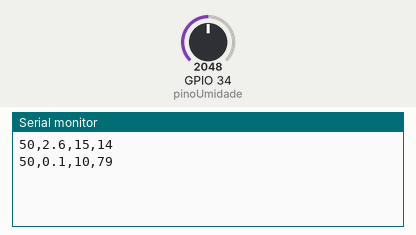
Simulated run of this sketch. Board: ESP32. On the bench: the last lines printed to the serial monitor. Inputs (shaded band) come from the test bench; at power-on: GPIO 34 (pinoUmidade) = 2048. Random numbers use the default seed unless the sketch sets one.

Above: at 3.8 s.
3.9 s: GPIO 34 (pinoUmidade) set to 2866
At 7.2 s:
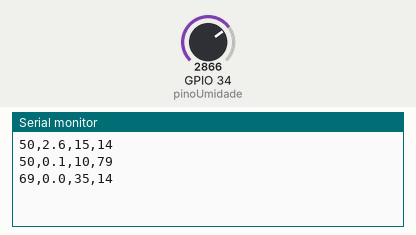
7.8 s: GPIO 34 (pinoUmidade) set to 3603
At 9.4 s:
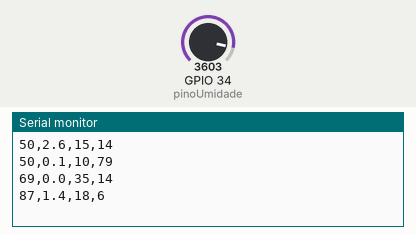
Timing chart, 0 to 10.9 s (numbered marks = the images above; inputs shaded):
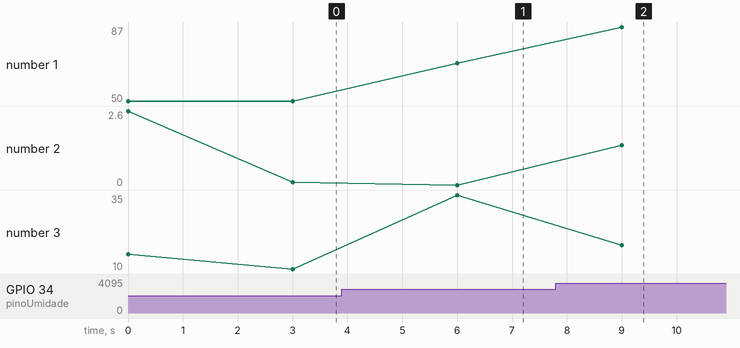

The sketch:

sketch.ino
```cpp
// Lê um sensor de umidade (simulado) e envia dados via Serial para o Python

const int pinoUmidade = 34; // Pino analógico (A2 no Wokwi ESP32)

void setup() {
  Serial.begin(9600);             // Inicia a comunicação serial
  pinMode(pinoUmidade, INPUT);    // Configura o pino como entrada
  randomSeed(analogRead(0));      // Inicializa o gerador de números aleatórios
}

void loop() {
  // Lê a umidade real do pino analógico
  int leitura = analogRead(pinoUmidade); // valor entre 0 e 4095
  int umidade = map(leitura, 0, 4095, 0, 100); // transforma em percentual

  // Simula outros dados
  float aceleracao = random(0, 30) / 10.0; // 0.0 a 2.9 m/s²
  int inclinacao = random(5, 46);          // 5° a 45°
  int chuva = random(0, 101);              // 0 a 100 mm

  // Monta e envia linha simulada
  String linha = String(umidade) + "," + String(aceleracao, 1) + "," + String(inclinacao) + "," + String(chuva);
  Serial.println(linha);

  delay(3000); // espera 3 segundos
}
```

Measured:
- after the input at 3.9 s, the serial monitor: prints a new line after 2.1 s (image 1)
- after the input at 7.8 s, the serial monitor: prints a new line after 1.2 s (image 2)
- plotted number 1: 50 → 69 after the input at 3.9 s, 69 → 87 after the input at 7.8 s
